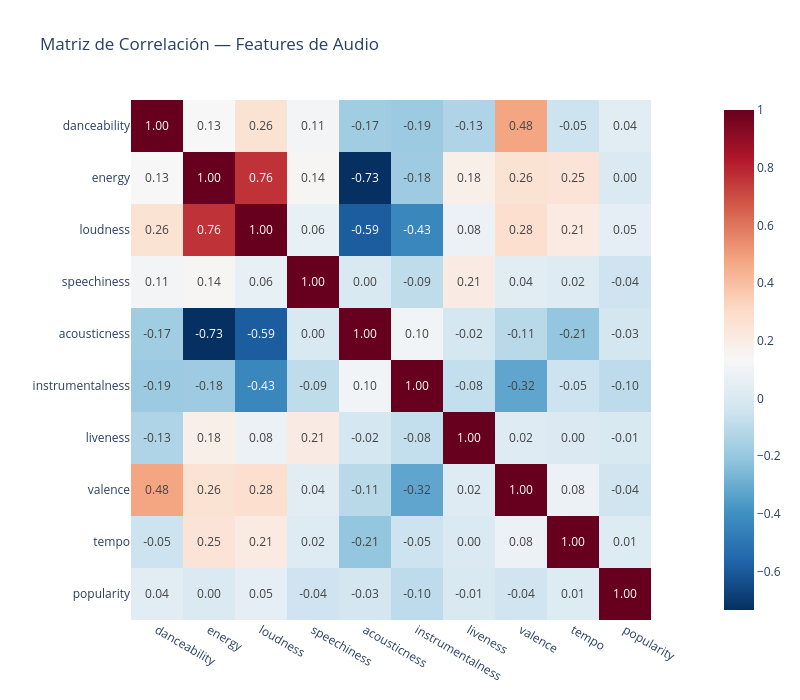

Notebook code for this chart:
### Code cell
# ============================================================================
# CELDA 5 — MAPA DE CORRELACIÓN INTERACTIVO
# ============================================================================
# Calculamos la matriz de correlación entre las features de audio
# para identificar relaciones lineales entre variables

corr_features = df[features_audio + ['popularity']].corr()

fig = px.imshow(corr_features,
                title='Matriz de Correlación — Features de Audio',
                color_continuous_scale='RdBu_r',
                text_auto='.2f',
                width=800, height=700)
fig.show()

print('\nObservaciones:')
print('- Energy y loudness tienen correlación positiva fuerte (r > 0.7)')
print('- Energy y acousticness tienen correlación negativa fuerte (r < -0.7)')
print('- Estos patrones son consistentes con la naturaleza de la música')

### Figure 1 — Plotly figure (JSON) as saved in the notebook; plotly's stock layout.template omitted (floating-point values rounded to 4 significant figures)
{"data": [{"coloraxis": "coloraxis", "hovertemplate": "x: %{x}<br>y: %{y}<br>color: %{z}<extra></extra>", "name": "0", "texttemplate": "%{z:.2f}", "type": "heatmap", "x": ["danceability", "energy", "loudness", "speechiness", "acousticness", "instrumentalness", "liveness", "valence", "tempo", "popularity"], "xaxis": "x", "y": ["danceability", "energy", "loudness", "speechiness", "acousticness", "instrumentalness", "liveness", "valence", "tempo", "popularity"], "yaxis": "y", "z": [[1.0, 0.1343, 0.2591, 0.1086, -0.1715, -0.1856, -0.1316, 0.4773, -0.05045, 0.03545], [0.1343, 1.0, 0.7617, 0.1425, -0.7339, -0.1819, 0.1848, 0.2589, 0.2479, 0.001056], [0.2591, 0.7617, 1.0, 0.06083, -0.5898, -0.4335, 0.0769, 0.2798, 0.2124, 0.05042], [0.1086, 0.1425, 0.06083, 1.0, -0.002186, -0.08962, 0.2052, 0.03663, 0.01727, -0.04493], [-0.1715, -0.7339, -0.5898, -0.002186, 1.0, 0.104, -0.0207, -0.1071, -0.2082, -0.02547], [-0.1856, -0.1819, -0.4335, -0.08962, 0.104, 1.0, -0.07989, -0.3243, -0.05033, -0.09514], [-0.1316, 0.1848, 0.0769, 0.2052, -0.0207, -0.07989, 1.0, 0.01909, 0.0005998, -0.005387], [0.4773, 0.2589, 0.2798, 0.03663, -0.1071, -0.3243, 0.01909, 1.0, 0.07827, -0.04053], [-0.05045, 0.2479, 0.2124, 0.01727, -0.2082, -0.05033, 0.0005998, 0.07827, 1.0, 0.0132], [0.03545, 0.001056, 0.05042, -0.04493, -0.02547, -0.09514, -0.005387, -0.04053, 0.0132, 1.0]]}], "layout": {"coloraxis": {"colorscale": [[0, "rgb(5,48,97)"], [0.1, "rgb(33,102,172)"], [0.2, "rgb(67,147,195)"], [0.3, "rgb(146,197,222)"], [0.4, "rgb(209,229,240)"], [0.5, "rgb(247,247,247)"], [0.6, "rgb(253,219,199)"], [0.7, "rgb(244,165,130)"], [0.8, "rgb(214,96,77)"], [0.9, "rgb(178,24,43)"], [1, "rgb(103,0,31)"]]}, "height": 700, "title": {"text": "Matriz de Correlación — Features de Audio"}, "width": 800, "xaxis": {"anchor": "y", "constrain": "domain", "domain": [0, 1], "scaleanchor": "y"}, "yaxis": {"anchor": "x", "autorange": "reversed", "constrain": "domain", "domain": [0, 1]}}}
